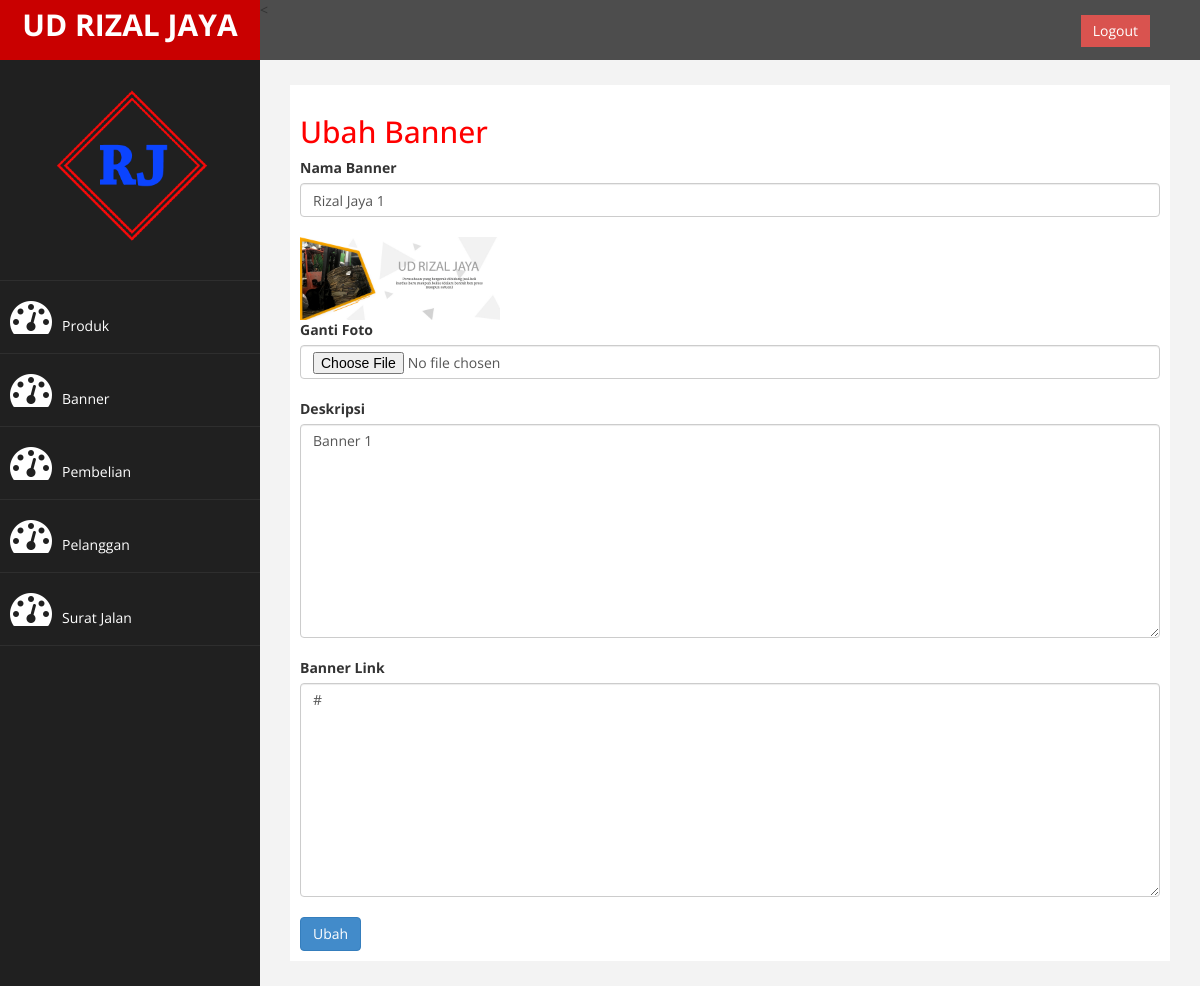
/admin/index.php?halaman=editbanner&id=10 (signed in), run on the app's committed database.
### tables this page shows
CREATE TABLE `banner` (
  `banner_id` int(11) NOT NULL,
  `banner_title` varchar(200) NOT NULL,
  `banner_image` varchar(200) NOT NULL,
  `banner_deskripsi` text NOT NULL,
  `banner_link` text NOT NULL
);

### admin/halaman/editbanner.php (the view, shortened to what this page needs)
<h2>Ubah Banner</h2>
<?php
$ambil=$koneksi->query("SELECT * FROM banner WHERE banner_id='$_GET[id]'");
$pecah=$ambil->fetch_assoc();
?>
<form method="post" enctype="multipart/form-data">
	<div class="form-grup">
		<label>Nama Banner</label>
		<input type="text" name="nama" class="form-control" value="<?php echo $pecah['banner_title']; ?>">
	</div>
	<br>
	<div class="form-grup">
		<img src="../foto_banner/<?php echo $pecah['banner_image'] ?>" width="200">
	</div>
	<div class="form-grup">
		<label>Ganti Foto</label>
		<input type="file" name="foto" class="form-control">
	</div>
	<br>
	<div class="form-grup">
		<label>Deskripsi</label>
		<textarea name="deskripsi" class="form-control" rows="10"><?php echo $pecah['banner_deskripsi']; ?></textarea>
	</div>
	<br>
	<div class="form-grup">
		<label>Banner Link</label>
		<textarea name="banner_link" class="form-control" rows="10"><?php echo $pecah['banner_link']; ?></textarea>
	</div>
	<br><button class="btn btn-primary" name="ubah">Ubah</button>
</form>

### admin/assets/css/custom.css (style rules this page uses)
body { font-family: 'Open Sans', sans-serif; }
h2 { color: #f00; }

### data on the page
banner: nama "Rizal Jaya 1", banner_image (picture), deskripsi "Banner 1", banner_link "#"
